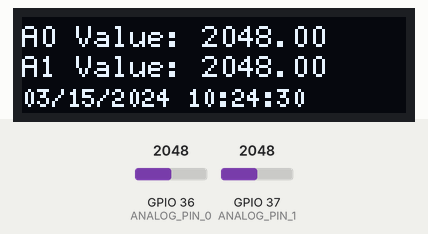
Recording of a program running on a simulated ESP32. On the bench: 128×32 one-colour display. Inputs (shaded band) come from the test bench; at power-on: GPIO 36 (ANALOG_PIN_0) = 2048, GPIO 37 (ANALOG_PIN_1) = 2048. The local clock reads 2024-03-15 10:24:30 at power-on unless the program sets it; what the program prints to the serial monitor is not drawn.

Above: at 1.2 s.
1.3 s: GPIO 36 (ANALOG_PIN_0) set to 1262
At 2.8 s:
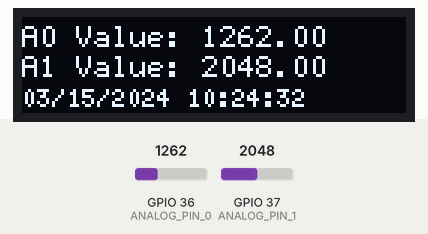
3.5 s: GPIO 37 (ANALOG_PIN_1) set to 1262
At 4.4 s:
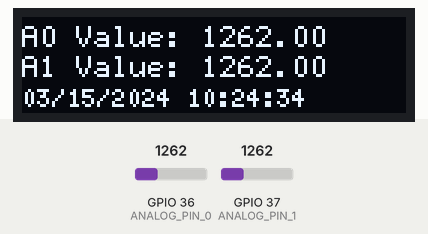
5.6 s: GPIO 36 (ANALOG_PIN_0) set to 1228
At 6.9 s:
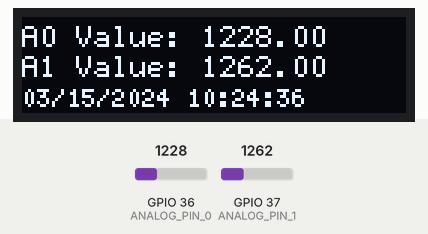
7.7 s: GPIO 37 (ANALOG_PIN_1) set to 1228
At 9.1 s:
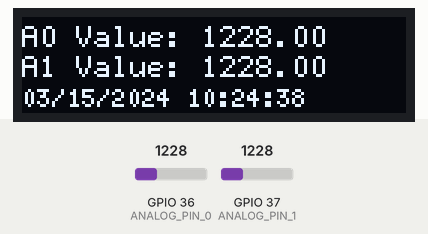
9.7 s: GPIO 36 (ANALOG_PIN_0) set to 1342
At 10.7 s:
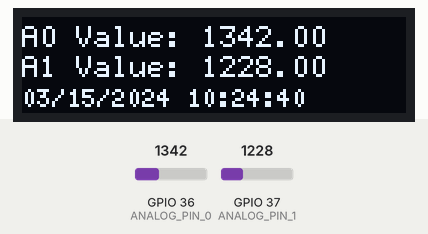
11.8 s: GPIO 37 (ANALOG_PIN_1) set to 1342
At 13.2 s:
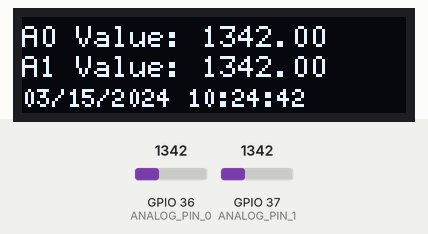
Timing chart, 0 to 14.8 s (numbered marks = the images above; inputs shaded):
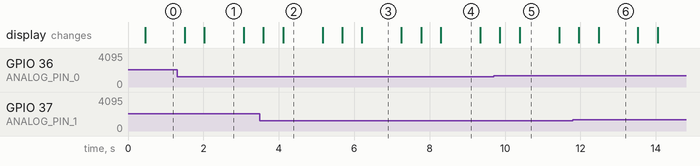

Measured:
- what the display in image 1 shows lasts 1.1 s, from 2.0 s to 3.1 s

The program:

main.cpp
```cpp
#include <Arduino.h>
#include <Wire.h>    // 引入Wire库，用于I2C通信
#include <U8g2lib.h> // 引入U8g2库
#include <WiFi.h>
#include <RtcDS1302.h>
#include <time.h>

const char *ssid = "TP-LINK_SWD";
const char *password = "40834083";

ThreeWire myWire(17, 16, 5); // IO, SCLK, CE
RtcDS1302<ThreeWire> Rtc(myWire);

#define countof(a) (sizeof(a) / sizeof(a[0]))

char datestring[26];
char *printDateTime(const RtcDateTime &dt)
{
  snprintf_P(datestring,
             countof(datestring),
             PSTR("%02u/%02u/%04u %02u:%02u:%02u"),
             dt.Month(),
             dt.Day(),
             dt.Year(),
             dt.Hour(),
             dt.Minute(),
             dt.Second());
  // Serial.print(datestring);
  return datestring;
}

RtcDateTime getTime()
{
  const long gmtOffset_sec = 8 * 3600;
  configTime(gmtOffset_sec, 0, "ntp1.aliyun.com");
  time_t now = time(nullptr);
  while (now < 100000)
  {
    delay(100);
    now = time(nullptr);
  }
  struct tm timeinfo;
  getLocalTime(&timeinfo);
  return RtcDateTime(timeinfo.tm_year + 1900, timeinfo.tm_mon + 1, timeinfo.tm_mday, timeinfo.tm_hour, timeinfo.tm_min, timeinfo.tm_sec);
}

// 设置SSD1306 OLED的分辨率和I2C地址
#define SCREEN_WIDTH 128
#define SCREEN_HEIGHT 32
#define OLED_ADDRESS 0x78

#define ANALOG_PIN_0 A0 // 定义A0引脚
#define ANALOG_PIN_1 A1 // 定义A1引脚

// 使用U8g2库创建一个屏幕对象
U8G2_SSD1306_128X32_UNIVISION_F_HW_I2C u8g2(U8G2_R2, /* reset=*/U8X8_PIN_NONE);

int detect_AD1[40];
int detect_AD2[40];

int sum_AD1 = 0;
int sum_AD2 = 0;

float average_AD1, average_AD2;

// size_t cycle;

// #define windowsize 10
// #define numReadings 10
// int sensorValues[10];
// int sortedValues[10];
// float calculate_medianValuesum()
// {
//   float output_tmp = 0;
//   int medianValuesum = 0;
//   // 读取传感器值
//   for (size_t j = 0; j < windowsize; j++)
//   {
//     for (int i = 0; i < numReadings; i++)
//     {
//       sensorValues[i] = analogRead(ANALOG_PIN_0);
//       sortedValues[i] = sensorValues[i];
//       delay(1); // 适当延迟以避免干扰
//     }
//     // 对读数进行排序
//     for (int i = 0; i < numReadings - 1; i++)
//     {
//       for (int j = i + 1; j < numReadings; j++)
//       {
//         if (sortedValues[i] > sortedValues[j])
//         {
//           int temp = sortedValues[i];
//           sortedValues[i] = sortedValues[j];
//           sortedValues[j] = temp;
//         }
//       }
//     }
//     // 取中值
//     medianValuesum += sortedValues[numReadings / 2];
//   }
//   output_tmp = (float)medianValuesum / (float)windowsize;
//   return output_tmp;
// }

void setup()
{
  // 初始化I2C总线
  Wire.begin();
  // 初始化屏幕对象
  u8g2.begin();
  // 初始化串口
  Serial.begin(115200);

  // Serial.print("Connecting to ");
  // Serial.println(ssid);

  // WiFi.begin(ssid, password);

  // int attempts = 0;
  // while (WiFi.status() != WL_CONNECTED && attempts < 10)
  // {
  //   delay(500);
  //   Serial.print(".");
  //   attempts++;
  // }

  // if (WiFi.status() == WL_CONNECTED)
  // {
  //   Serial.println("");
  //   Serial.println("WiFi connected");
  //   Serial.println("Clock init");

  //   Rtc.Begin();

  //   if (!Rtc.IsDateTimeValid())
  //   {
  //     Serial.println("RTC lost confidence in the DateTime!");
  //     RtcDateTime compiled = RtcDateTime(__DATE__, __TIME__);
  //     Rtc.SetDateTime(compiled);
  //   }

  //   if (Rtc.GetIsWriteProtected())
  //   {
  //     Serial.println("RTC was write protected, enabling writing now");
  //     Rtc.SetIsWriteProtected(false);
  //   }

  //   if (!Rtc.GetIsRunning())
  //   {
  //     Serial.println("RTC was not actively running, starting now");
  //     Rtc.SetIsRunning(true);
  //   }

  //   RtcDateTime now = Rtc.GetDateTime();
  //   if (!now.IsValid())
  //   {
  //     Serial.println("RTC lost confidence in the DateTime!");
  //   }

  //   Rtc.SetDateTime(getTime());

  //   Serial.print("Current time: ");
  //   Serial.println(printDateTime(now));
  // }
  // else
  // {
  //   Serial.println("Failed to connect to WiFi. Check your SSID and password.");
  // }
}

void loop()
{
  // // 读取A0引脚的模拟输入值并打印
  // int analogValue0 = analogRead(ANALOG_PIN_0);
  // Serial.print(">A0 Value:");
  // Serial.println(analogValue0);

  // // 读取A1引脚的模拟输入值并打印
  // int analogValue1 = analogRead(ANALOG_PIN_1);
  // Serial.print(">A1 Value:");
  // Serial.println(analogValue1);
  // 清除屏幕
  u8g2.clearBuffer();

  // 设置字体
  u8g2.setFont(u8g2_font_6x12_tf);
  // pinMode(15, INPUT);
  // int Detect_People = digitalRead(15);
  // if (Detect_People == 1)
  // {
  //   // u8g2.setCursor(0, 10);        // 设置文本位置
  //   // u8g2.print("Detect People!"); // 打印文本
  //   // Serial.print("Detect People!\n");
  // }
  // else
  // {
  //   // u8g2.setCursor(0, 20);    // 设置文本位置
  //   // u8g2.print("NO People!"); // 打印文本
  //   // Serial.print("NO People!\n");
  // }

  for (size_t i = 0; i < 40; i++)
  {
    detect_AD1[i] = analogRead(ANALOG_PIN_0);
    detect_AD2[i] = analogRead(ANALOG_PIN_1);

    sum_AD1 += detect_AD1[i];
    sum_AD2 += detect_AD2[i];
    delay(10);
  }

  average_AD1 = (float)sum_AD1 / 40.0;
  average_AD2 = (float)sum_AD2 / 40.0;

  sum_AD1 = 0;
  sum_AD2 = 0;

  Serial.print(">A0 Value:");
  Serial.println(average_AD1);
  Serial.print(">A1 Value:");
  Serial.println(average_AD2);

  u8g2.setCursor(0, 10);    // 设置文本位置
  u8g2.print("A0 Value: "); // 打印文本
  u8g2.print(average_AD1);  // 打印文本

  u8g2.setCursor(0, 20);    // 设置文本位置
  u8g2.print("A1 Value: "); // 打印文本
  u8g2.print(average_AD2);  // 打印文本

  RtcDateTime now = Rtc.GetDateTime();
  u8g2.setFont(u8g2_font_5x8_mf);
  u8g2.setCursor(0, 30);          // 设置文本位置
  u8g2.print(printDateTime(now)); // 打印文本

  // 刷新显示
  u8g2.sendBuffer();

  // 延迟一段时间
  delay(100);
}

// //可用于修改时间

// #include <U8g2lib.h> // 引入U8g2库

// #include <WiFi.h>
// #include <RtcDS1302.h>
// #include <time.h>

// const char *ssid = "TP-LINK_SWD";
// const char *password = "40834083";

// ThreeWire myWire(17, 16, 5); // IO, SCLK, CE
// RtcDS1302<ThreeWire> Rtc(myWire);

// #define countof(a) (sizeof(a) / sizeof(a[0]))

// void printDateTime(const RtcDateTime &dt)
// {
//   char datestring[26];

//   snprintf_P(datestring,
//              countof(datestring),
//              PSTR("%02u/%02u/%04u %02u:%02u:%02u"),
//              dt.Month(),
//              dt.Day(),
//              dt.Year(),
//              dt.Hour(),
//              dt.Minute(),
//              dt.Second());
//   Serial.print(datestring);
// }

// RtcDateTime getTime()
// {
//   const long gmtOffset_sec = 8 * 3600;
//   configTime(gmtOffset_sec, 0, "ntp1.aliyun.com");
//   time_t now = time(nullptr);
//   while (now < 100000)
//   {
//     delay(100);
//     now = time(nullptr);
//   }
//   struct tm timeinfo;
//   getLocalTime(&timeinfo);
//   return RtcDateTime(timeinfo.tm_year + 1900, timeinfo.tm_mon + 1, timeinfo.tm_mday, timeinfo.tm_hour, timeinfo.tm_min, timeinfo.tm_sec);
// }

// void setup()
// {
//   Serial.begin(115200);

//   Serial.print("Connecting to ");
//   Serial.println(ssid);

//   WiFi.begin(ssid, password);

//   int attempts = 0;
//   while (WiFi.status() != WL_CONNECTED && attempts < 10)
//   {
//     delay(500);
//     Serial.print(".");
//     attempts++;
//   }

//   if (WiFi.status() != WL_CONNECTED)
//   {
//     Serial.println("Failed to connect to WiFi. Check your SSID and password.");
//     while (1)
//       ; // 等待无限循环
//   }

//   Serial.println("");
//   Serial.println("WiFi connected");

//   Rtc.Begin();

//   if (!Rtc.IsDateTimeValid())
//   {
//     Serial.println("RTC lost confidence in the DateTime!");
//     RtcDateTime compiled = RtcDateTime(__DATE__, __TIME__);
//     Rtc.SetDateTime(compiled);
//   }

//   if (Rtc.GetIsWriteProtected())
//   {
//     Serial.println("RTC was write protected, enabling writing now");
//     Rtc.SetIsWriteProtected(false);
//   }

//   if (!Rtc.GetIsRunning())
//   {
//     Serial.println("RTC was not actively running, starting now");
//     Rtc.SetIsRunning(true);
//   }

//   RtcDateTime now = Rtc.GetDateTime();
//   if (!now.IsValid())
//   {
//     Serial.println("RTC lost confidence in the DateTime!");
//   }

//   Rtc.SetDateTime(getTime());

//   Serial.print("Current time: ");
//   printDateTime(now);
//   Serial.println();
//   // pinMode(14, OUTPUT);
//   // digitalWrite(14, 1);
// }

// void loop()
// {
//   RtcDateTime now = Rtc.GetDateTime();

//   printDateTime(now);
//   Serial.println();

//   if (!now.IsValid())
//   {
//     Serial.println("RTC lost confidence in the DateTime!");
//   }

//   delay(1000); // one second
//   // digitalWrite(14, 0);
//   // delay(1000); // one second
// }
```
